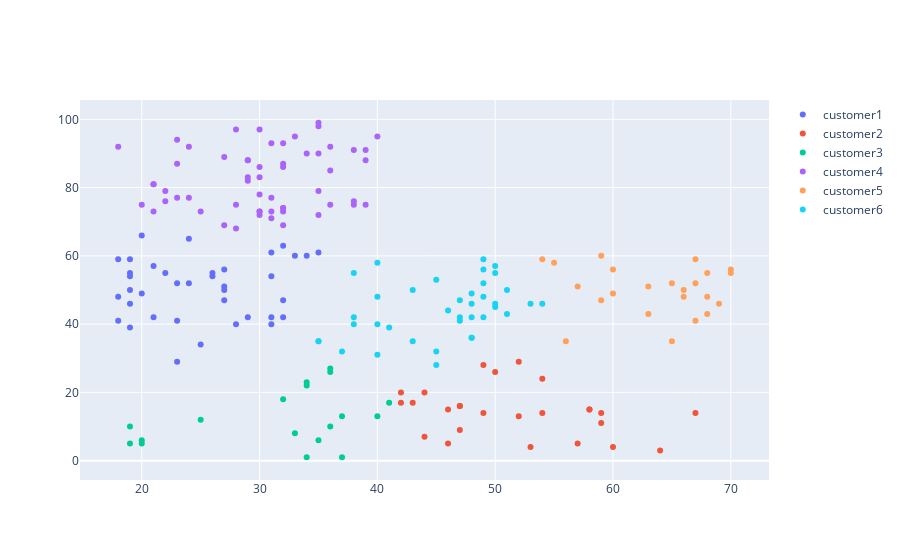

Notebook cell for this chart:
### Markdown cell above
#### Ploting the segmented graph

### Code cell
fig=go.Figure()
fig.add_trace(
    go.Scatter(
        x=df1['Age'],
        y=df1['Spending Score (1-100)'],
        mode="markers",
        name="customer1"
    ))
fig.add_trace(
    go.Scatter(
        x=df2['Age'],
        y=df2['Spending Score (1-100)'],
        mode="markers",
        name="customer2"
    ))
fig.add_trace(
    go.Scatter(
        x=df3['Age'],
        y=df3['Spending Score (1-100)'],
        mode="markers",
        name="customer3"
    ))
fig.add_trace(
    go.Scatter(
        x=df4['Age'],
        y=df4['Spending Score (1-100)'],
        mode="markers",
        name="customer4"
    ))
fig.add_trace(
    go.Scatter(
        x=df5['Age'],
        y=df5['Spending Score (1-100)'],
        mode="markers",
        name="customer5"
    ))
fig.add_trace(
    go.Scatter(
        x=df6['Age'],
        y=df6['Spending Score (1-100)'],
        mode="markers",
        name="customer6"
    ))

fig.show()

### Figure 1 — Plotly figure (JSON) as saved in the notebook; plotly's stock layout.template omitted (floating-point values rounded to 4 significant figures)
{"data": [{"mode": "markers", "name": "customer1", "type": "scatter", "x": [19, 31, 20, 35, 31, 24, 27, 29, 31, 33, 31, 27, 19, 18, 19, 32, 26, 23, 21, 22, 34, 18, 32, 24, 27, 20, 23, 26, 21, 19, 19, 18, 19, 27, 23, 25, 28, 32], "y": [39, 40, 66, 61, 61, 65, 47, 42, 42, 60, 54, 51, 55, 59, 59, 47, 54, 52, 57, 55, 60, 41, 42, 52, 50, 49, 41, 55, 42, 54, 46, 48, 50, 56, 29, 34, 40, 63]}, {"mode": "markers", "name": "customer2", "type": "scatter", "x": [64, 67, 58, 52, 46, 54, 60, 53, 49, 42, 49, 59, 47, 44, 57, 43, 44, 47, 50, 42, 52, 58, 59, 46, 54, 47], "y": [3, 14, 15, 29, 5, 14, 4, 4, 14, 17, 28, 11, 9, 7, 5, 17, 20, 16, 26, 20, 13, 15, 14, 15, 24, 16]}, {"mode": "markers", "name": "customer3", "type": "scatter", "x": [20, 35, 37, 36, 20, 19, 25, 34, 37, 34, 19, 36, 40, 36, 41, 34, 33, 32], "y": [6, 6, 13, 26, 5, 10, 12, 22, 1, 1, 5, 27, 13, 10, 17, 23, 8, 18]}, {"mode": "markers", "name": "customer4", "type": "scatter", "x": [21, 23, 22, 23, 30, 35, 24, 22, 35, 25, 31, 29, 23, 21, 18, 21, 30, 20, 24, 39, 31, 40, 38, 39, 31, 29, 32, 35, 32, 32, 28, 32, 34, 39, 38, 27, 30, 30, 29, 31, 36, 33, 28, 36, 30, 27, 35, 32, 29, 30, 28, 36, 32, 38, 35, 32, 30], "y": [81, 77, 76, 94, 72, 99, 77, 79, 98, 73, 73, 82, 87, 73, 92, 81, 73, 75, 92, 91, 77, 95, 75, 75, 71, 88, 73, 72, 93, 87, 97, 74, 90, 88, 76, 89, 78, 73, 83, 93, 75, 95, 75, 92, 86, 69, 90, 86, 88, 97, 68, 85, 69, 91, 79, 74, 83]}, {"mode": "markers", "name": "customer5", "type": "scatter", "x": [65, 59, 69, 70, 67, 54, 63, 68, 70, 60, 60, 59, 57, 67, 55, 68, 67, 66, 68, 66, 65, 63, 56], "y": [35, 60, 46, 56, 52, 59, 51, 48, 55, 49, 56, 47, 51, 41, 58, 55, 59, 50, 43, 48, 52, 43, 35]}, {"mode": "markers", "name": "customer6", "type": "scatter", "x": [35, 35, 45, 40, 48, 50, 49, 50, 47, 51, 53, 43, 47, 45, 40, 49, 38, 46, 48, 50, 48, 40, 47, 48, 49, 49, 54, 38, 49, 51, 50, 38, 40, 43, 48, 37, 41, 45], "y": [35, 35, 32, 31, 36, 55, 52, 45, 41, 50, 46, 50, 42, 53, 48, 42, 55, 44, 46, 46, 49, 40, 47, 42, 48, 56, 46, 42, 59, 43, 57, 40, 58, 35, 36, 32, 39, 28]}], "layout": {}}
